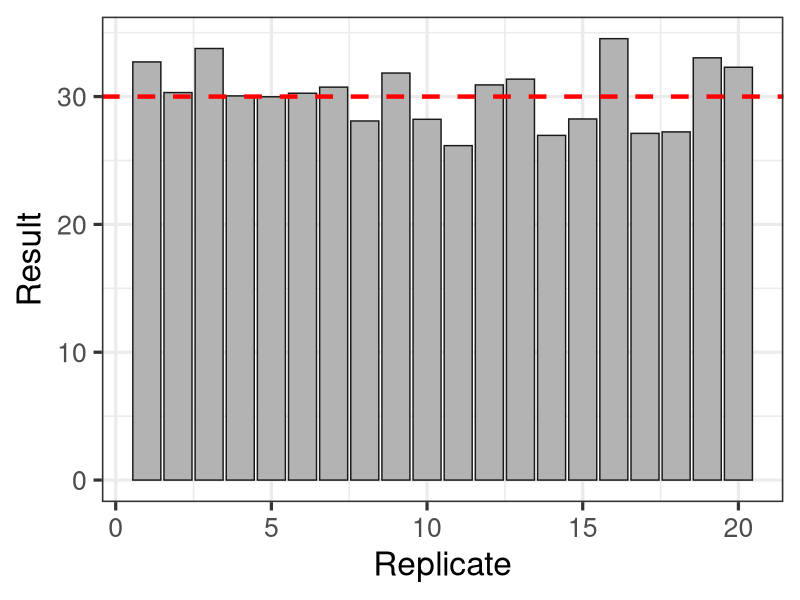
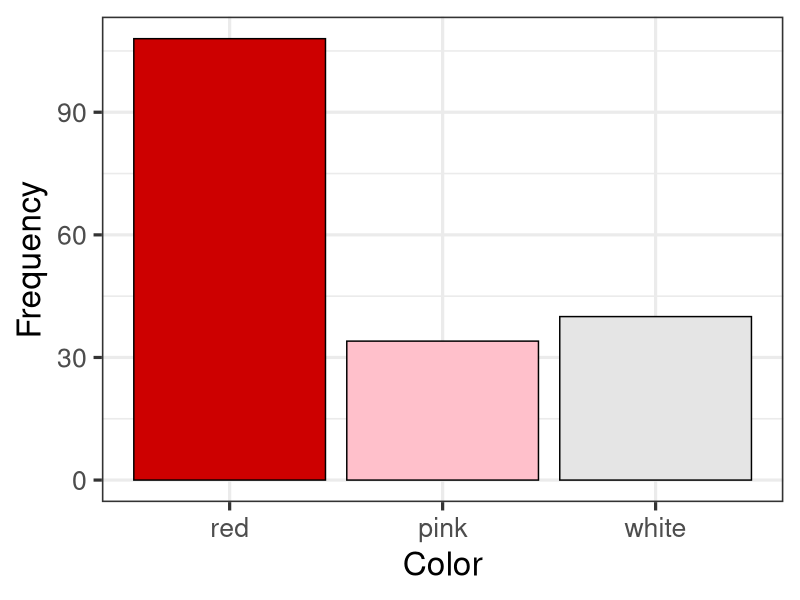
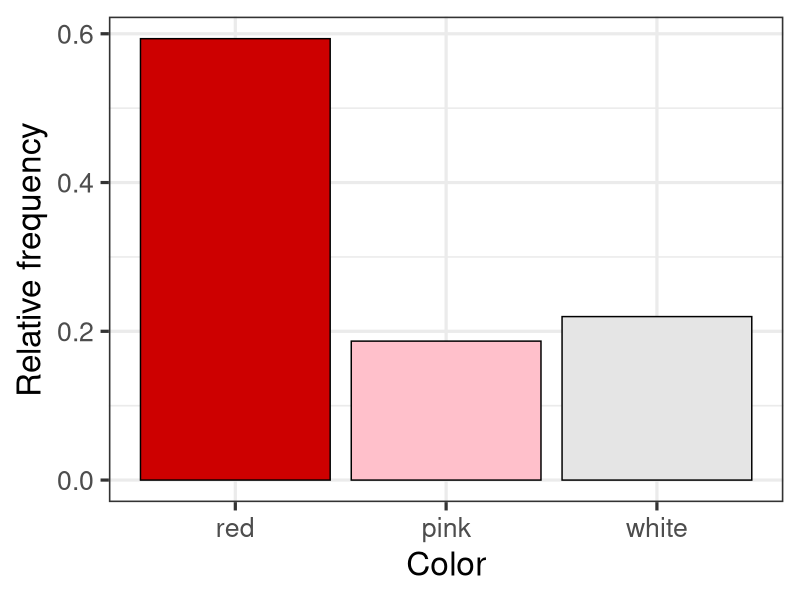
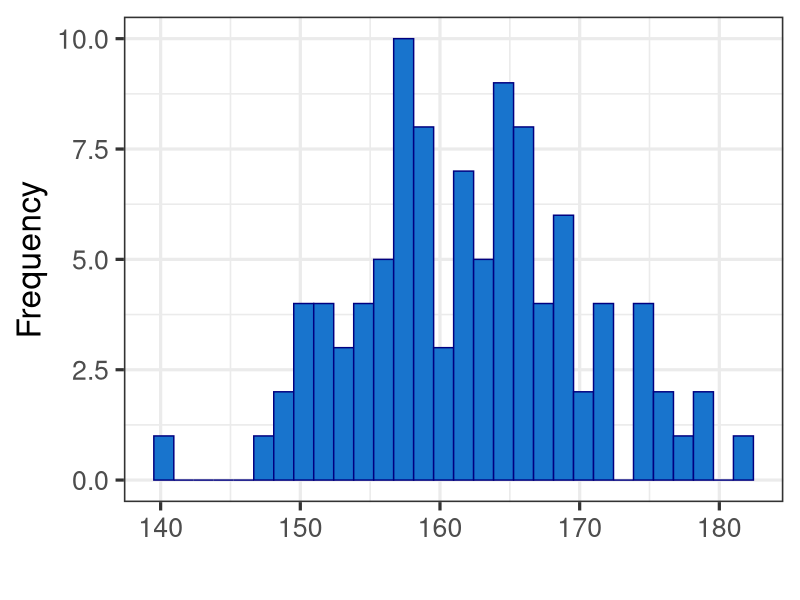
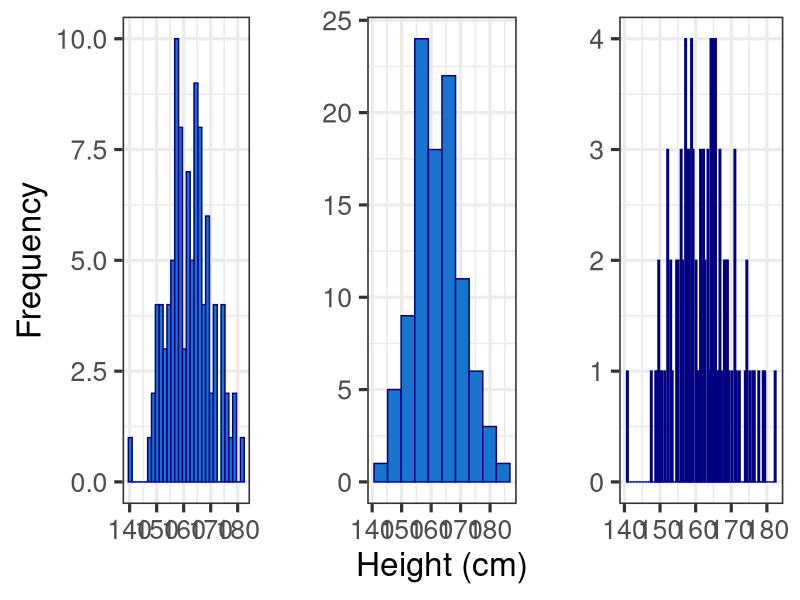
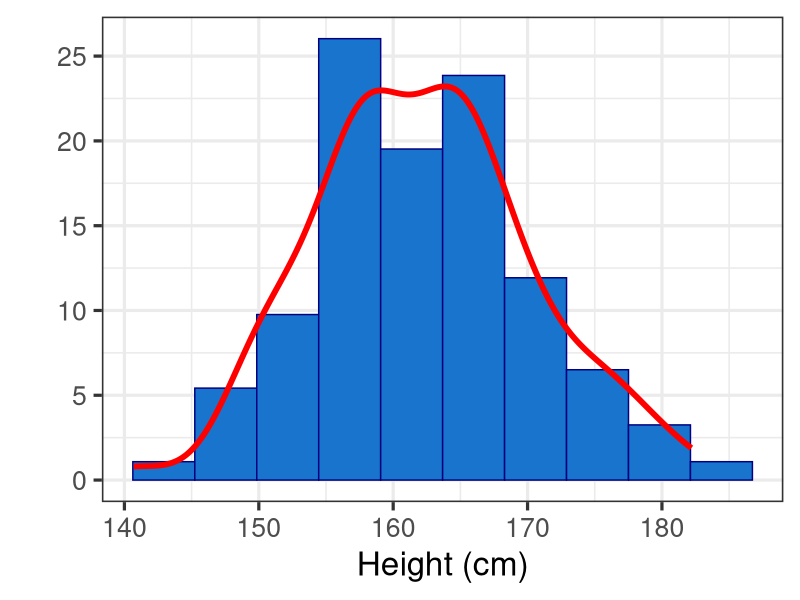
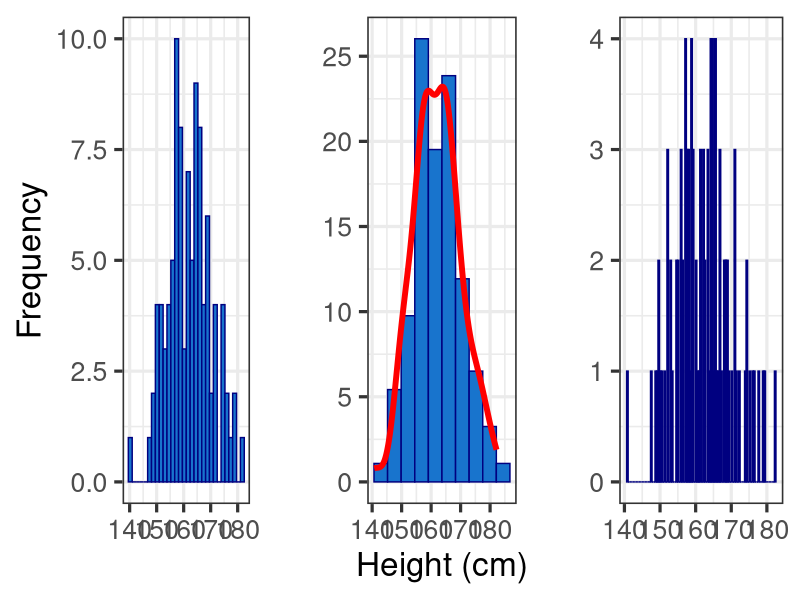
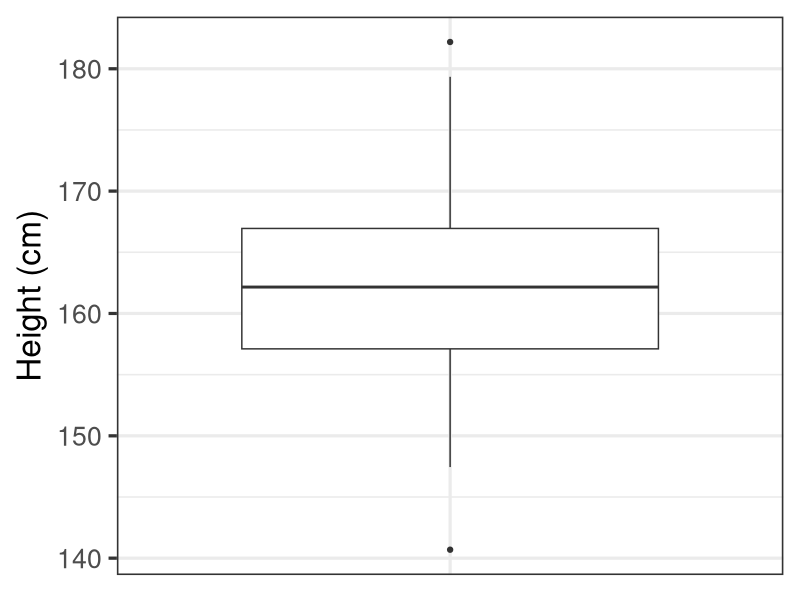

These figures' R source, in order: (Note: this script raises an error after producing the figures.)
# Lecture 01 code - Intro, sampling, and summary statistics
library(tidyverse)

# set working directory
setwd(dirname(rstudioapi::getActiveDocumentContext()$path))

# showing random variation
data.frame(x = seq(1:20), y = rnorm(20, mean = 30, sd = 2)) %>%
    ggplot2::ggplot(.) +
    ggplot2::aes(x = x, y = y) +
    ggplot2::geom_bar(stat = "identity", fill = "grey70", color = "grey10") +
    ggplot2::theme_bw(24) +
    ggplot2::labs(x = "Replicate", y = "Result") +
    ggplot2::geom_hline(yintercept = 30, color = "red", linetype = 2, size = 1.5)
ggsave("random_variation.png", height = 4, width = 7)

## Visualizing frequency distributions

## Categorical distributions - bar plot
poinsettias <- data.frame(color = c("red", "pink", "white"),
                          frequency = c(108, 34, 40)) %>%
    dplyr::mutate(total = sum(frequency)) %>%
    dplyr::mutate(relative_frequency = frequency / total) %>%
    dplyr::mutate(percent_frequency = relative_frequency * 100)

# check that relative frequency adds to 1
sum(poinsettias$relative_frequency)
sum(poinsettias$percent_frequency)

# plot as bar chart
poinsettias %>%
    ggplot2::ggplot(.) +
    ggplot2::aes(x = factor(color, levels = c("red", "pink", "white")), 
                 y = frequency,
                 fill = color) +
    ggplot2::geom_bar(stat = "identity", color = "black") +
    ggplot2::theme_bw(24) +
    ggplot2::labs(x = "Color", y = "Frequency") +
    ggplot2::scale_fill_manual(values = c("red" = "red3", "pink" = "pink", "white" = "grey90")) +
    ggplot2::theme(legend.position = "none")

# save
ggsave("poinsettas_frequency.png", height = 5, width = 5)

# plot as relative frequency bar chart
poinsettias %>%
    ggplot2::ggplot(.) +
    ggplot2::aes(x = factor(color, levels = c("red", "pink", "white")), 
                 y = relative_frequency,
                 fill = color) +
    ggplot2::geom_bar(stat = "identity", color = "black") +
    ggplot2::theme_bw(24) +
    ggplot2::labs(x = "Color", y = "Relative frequency") +
    ggplot2::scale_fill_manual(values = c("red" = "red3", "pink" = "pink", "white" = "grey90")) +
    ggplot2::theme(legend.position = "none")

# save
ggsave("poinsettas_relative_frequency.png", height = 5, width = 5)

## Numeric distributions - histogram
# create data for human height
set.seed(30)
height_df <- data.frame(person = seq(1,100,1),
                     height = rnorm(100, mean = 162.7, sd = 7.5))

# plot histogram of height
p1 <- height_df %>%
    ggplot2::ggplot(.) +
    ggplot2::aes(x = height) +
    ggplot2::geom_histogram(fill = "dodgerblue3", color = "navy") +
    ggplot2::theme_bw(24) +
    ggplot2::labs(x = "", y = "Frequency")
p1
ggsave(p1, filename = "height_distribution.png", height = 5, width = 7)

# plot with different bin sizes
p2 <- height_df %>%
    ggplot2::ggplot(.) +
    ggplot2::aes(x = height) +
    ggplot2::geom_histogram(fill = "dodgerblue3", color = "navy", bins = 10) +
    ggplot2::theme_bw(24) +
    ggplot2::labs(x = "Height (cm)", y = "")

p3 <- height_df %>%
    ggplot2::ggplot(.) +
    ggplot2::aes(x = height) +
    ggplot2::geom_histogram(fill = "dodgerblue3", color = "navy", bins = 100) +
    ggplot2::theme_bw(24) +
    ggplot2::labs(x = "", y = "")
cowplot::plot_grid(p1, p2, p3, rows = 1, cols = 3)
ggsave("height_distribution2.png", height = 5, width = 12)

# add density curve to p2
p4 <- height_df %>%
    ggplot2::ggplot(.) +
    ggplot2::aes(x = height) +
    ggplot2::geom_histogram(fill = "dodgerblue3", color = "navy", bins = 10,
                            aes(y = ..density..)) +
    ggplot2::theme_bw(24) +
    ggplot2::labs(x = "Height (cm)", y = "") +
    ggplot2::geom_density(col = "red", size = 2) +
    ggplot2::scale_y_continuous(labels = c(0,5,10,15,20,25))
p4
cowplot::plot_grid(p1, p4, p3, rows = 1, cols = 3)
ggsave("height_distribution3.png", height = 5, width = 12)

# boxplots for height
height_df %>%
    ggplot2::ggplot(.) +
    ggplot2::aes(x = "Height", y = height) +
    ggplot2::geom_boxplot() +
    ggplot2::theme_bw(24) +
    ggplot2::labs(x = "", y = "Height (cm)") +
    ggplot2::theme(axis.text.x = element_blank(),
                   axis.title.x = element_blank(),
                   axis.ticks.x = element_blank())
ggsave("boxplot_height1.png", height = 5, width = 5)

# add points too
height_df %>%
    ggplot2::ggplot(.) +
    ggplot2::aes(x = "Height", y = height) +
    ggplot2::geom_boxplot(outlier.color = NA) +
    ggplot2::geom_jitter(width = 0.2)+ 
    ggplot2::theme_bw(24) +
    ggplot2::labs(x = "", y = "Height (cm)") +
    ggplot2::theme(axis.text.x = element_blank(),
                   axis.title.x = element_blank(),
                   axis.ticks.x = element_blank())
ggsave("boxplot_height2.png", height = 5, width = 5)


# plot mean and median
height_df %>%
    ggplot2::ggplot(.) +
    ggplot2::aes(x = height) +
    ggplot2::geom_histogram(fill = "dodgerblue3", color = "navy", bins = 10) +
    ggplot2::theme_bw(24) +
    ggplot2::labs(x = "Height (cm)", y = "Frequency") +
    ggplot2::geom_vline(aes(xintercept = mean(height, na.rm = T)), color = "red", size = 2) +
    ggplot2::geom_vline(aes(xintercept = median(height, na.rm = T)), color = "skyblue", size = 2)

#### Calcualte variance and sd
group1 <- c(-10, 0, 10, 20, 30)
mean(group1)
group2 <- c(8,9,10,11,12)
mean(group2)


# plot 1 standard deviation away from the mean
avg <- mean(df$height)
sdt <- sd(df$height)
df %>%
    ggplot2::ggplot(.) +
    ggplot2::aes(x = height) +
    ggplot2::geom_histogram(fill = "dodgerblue3", color = "navy", bins = 10) +
    ggplot2::theme_bw(24) +
    ggplot2::labs(x = "Height (cm)", y = "Frequency") +
    ggplot2::geom_vline(xintercept = avg, color = "red", size = 2) +
    ggplot2::geom_vline(xintercept = c(mean + sdt, mean - sdt), color = "cyan2", size = 2) +
    ggplot2::geom_vline(xintercept = c(mean + 2*sdt, mean - 2*sdt), color = "grey", size = 2, linetype = 2)
ggsave("standard_deviation1.png", height = 5, width = 10)


# linear transformation

set.seed(21)
mg <- data.frame(mg = rnorm(100, mean = 250, sd = 20))

p1 <- mg %>%
    ggplot2::ggplot(.) +
    ggplot2::aes(x = mg) +
    ggplot2::geom_histogram(fill = "dodgerblue3", color = "navy", bins = 10) +
    ggplot2::theme_bw(24) +
    ggplot2::labs(x = "Mass (mg)", y = "Frequency")

p2 <- mg %>%
    dplyr::mutate(grams = mg / 1000) %>%
    ggplot2::ggplot(.) +
    ggplot2::aes(x = grams) +
    ggplot2::geom_histogram(fill = "dodgerblue3", color = "navy", bins = 10) +
    ggplot2::theme_bw(24) +
    ggplot2::labs(x = "Mass (g)", y = "Frequency")
cowplot::plot_grid(p1, p2, nrow = 1)
ggsave("linear_transformation.png", height = 4, width = 12)

p2 <- mg %>%
    dplyr::mutate(new = mg + 50) %>%
    ggplot2::ggplot(.) +
    ggplot2::aes(x = new) +
    ggplot2::geom_histogram(fill = "dodgerblue3", color = "navy", bins = 10) +
    ggplot2::theme_bw(24) +
    ggplot2::labs(x = "Adjusted mass (g)", y = "Frequency")
cowplot::plot_grid(p1, p2, nrow = 1)
ggsave("linear_transformation2.png", height = 4, width = 12)

# non linear transformation

p1 <- mg %>%
    dplyr::mutate(new = 1/(mg),
                  new2 = log(new)) %>%
    ggplot2::ggplot(.) +
    ggplot2::aes(x = new) +
    ggplot2::geom_histogram(fill = "pink", color = "grey20", bins = 10) +
    ggplot2::theme_bw(24) +
    ggplot2::labs(x = "Value", y = "Frequency")


p2 <- mg %>%
    dplyr::mutate(new = 1/(mg),
                  new2 = log(new)) %>%
    ggplot2::ggplot(.) +
    ggplot2::aes(x = new2) +
    ggplot2::geom_histogram(fill = "pink", color = "grey20", bins = 10) +
    ggplot2::theme_bw(24) +
    ggplot2::labs(x = "log(Value)", y = "Frequency")

cowplot::plot_grid(p1, p2, nrow = 1)
ggsave("log_transformation.png", height = 4, width = 12)
